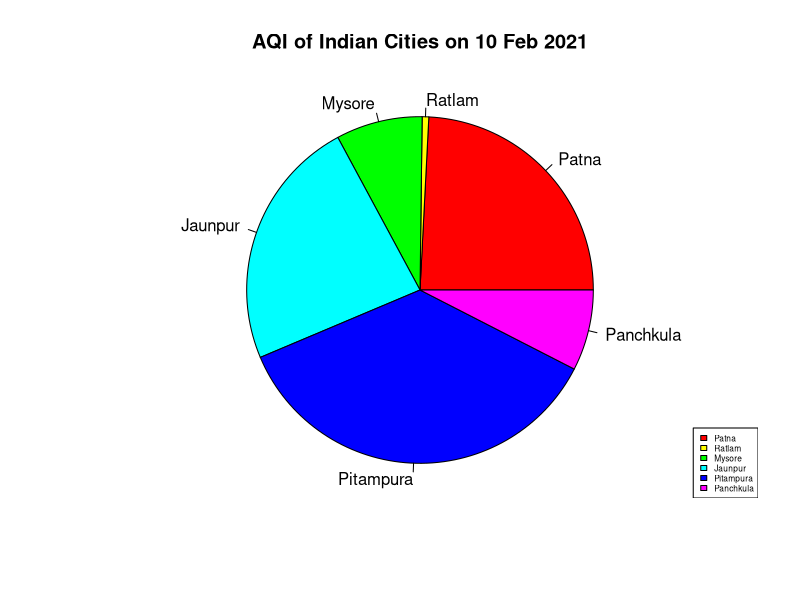
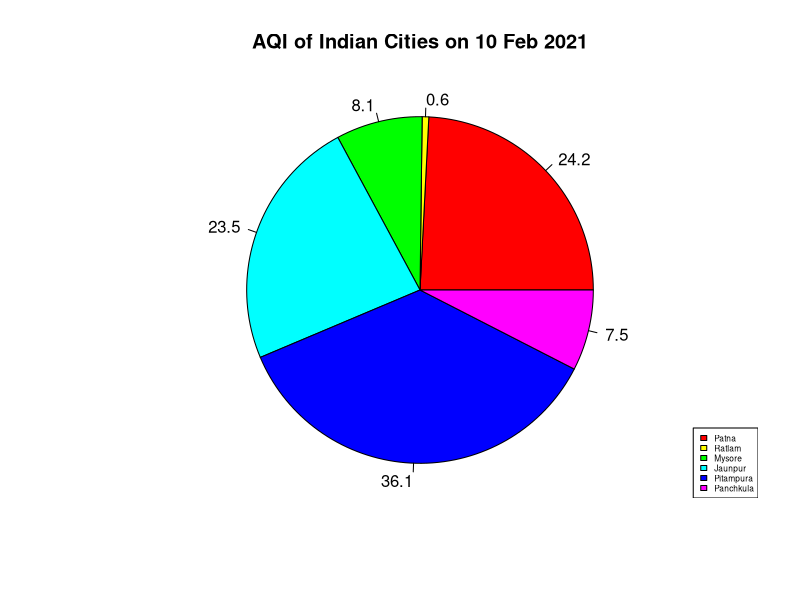

Write R code to recreate these figures, in order.
#Avinash Singh 2011MC04
#Question 1

# Pie Chart
city <- c("Patna","Ratlam","Mysore","Jaunpur","Pitampura","Panchkula")
aqi <- c(276,7,92,268,412,86)
colr <- c("red", "blue", "green", "yellow", "cyan","orange")
pie(x=aqi, labels=city, radius = 0.9, main = "AQI of Indian Cities on 10 Feb 2021", col=rainbow(length(aqi)))
legend("bottomright", city, fill=rainbow(length(aqi)),cex=0.5)

#Pie-Percent
piepercent<- round(100 * aqi / sum(aqi), 1) 
pie(x=aqi, labels=piepercent, radius = 0.9, main = "AQI of Indian Cities on 10 Feb 2021", col=rainbow(length(aqi)))
legend("bottomright", city, fill=rainbow(length(aqi)),cex=0.5)

